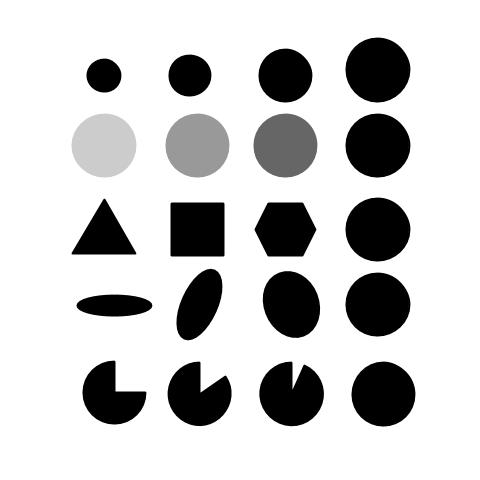
#> input picture UNED/computer-vision/pec2/data/blob.jpg, 480 x 480 px
$ python pec2_ej3a.py
#> lines starting #> are read from the running program, lines starting #| are printed output that depends on the picture; after the words box and inside, x2 and y2 are one past the last pixel; in counts of white or black regions, pixels touching at a corner belong together
import cv2 as cv
import numpy as np
import math

BLUR_K = 5

MORPH_K = 3
OPEN_IT = 2
CLOSE_IT = 0

MIN_AREA = 80
MAX_AREA = 150000

SOLIDITY_MIN = 0.96
CIRC_CIRCLE_MIN = 0.86
AR_CIRCLE_MAX = 1.25

AR_ELLIPSE_MIN = 1.35
CIRC_ELLIPSE_MIN = 0.50

EPS_FRAC_PERIM = 0.02

LAST_ROW_PERCENTILE = 80

SAVE_OVERLAY = True
OVERLAY_PATH = "data/ej3a_overlay.png"

def k_odd(v):
    return v if (v % 2 == 1) else (v + 1)

def safe_centroid(cnt):
    m = cv.moments(cnt)
    if abs(m["m00"]) < 1e-6:
        x, y, w, h = cv.boundingRect(cnt)
        return (x + w // 2, y + h // 2)
    cx = int(m["m10"] / m["m00"])
    cy = int(m["m01"] / m["m00"])
    return (cx, cy)

def color_gris_por_v(v):
    if v < 50:
        return "negro"
    if v < 130:
        return "gris_oscuro"
    if v < 180:
        return "gris_medio"
    return "gris_claro"

def missing_pct_enclosing_circle(cnt):
    a = float(cv.contourArea(cnt))
    (_, _), r = cv.minEnclosingCircle(cnt)
    full = math.pi * (r * r)
    if full < 1e-6:
        return None
    pct = (1.0 - a / full) * 100.0
    return max(0.0, min(100.0, pct))

def approx_poly_sides(cnt, eps_frac):
    per = float(cv.arcLength(cnt, True))
    approx = cv.approxPolyDP(cnt, eps_frac * per, True)
    return int(len(approx)), approx

def classify_shape(cnt, cy, y_thr,
                   solidity_min, circ_circle_min, ar_circle_max,
                   ar_ellipse_min, circ_ellipse_min):
    area = float(cv.contourArea(cnt))
    perim = float(cv.arcLength(cnt, True))
    circ = (4.0 * math.pi * area) / (perim * perim + 1e-6)

    hull = cv.convexHull(cnt)
    hull_area = float(cv.contourArea(hull))
    sol = (area / hull_area) if hull_area > 1e-6 else 0.0

    axis_ratio = None
    if len(cnt) >= 5:
        e = cv.fitEllipse(cnt)
        (_, _), (MA, ma), _ = e
        axis_ratio = float(max(MA, ma) / max(1e-6, min(MA, ma)))

    ar = axis_ratio if axis_ratio is not None else 999.0
    is_last_row = (cy > y_thr)

    if is_last_row and ar <= 1.30:
        shape = "circulo"
    elif sol >= solidity_min and circ >= circ_circle_min and ar <= ar_circle_max:
        shape = "circulo"
    elif sol >= solidity_min and ar >= ar_ellipse_min and circ >= circ_ellipse_min:
        shape = "elipse"
    else:
        shape = "otro"

    return shape, circ, sol, axis_ratio, is_last_row

img = cv.imread("data/blob.jpg")
#> img is the input picture: shape (480, 480, 3); min 0, max 255, mean 203

H, W = img.shape[:2]
#> H = 480; W = 480
gray = cv.cvtColor(img, cv.COLOR_BGR2GRAY)
hsv = cv.cvtColor(img, cv.COLOR_BGR2HSV)
#> hsv: shape (480, 480, 3); mean H, S, V 0, 0, 203

BLUR_K = k_odd(BLUR_K)
MORPH_K = k_odd(MORPH_K)

border = np.concatenate([
    gray[:10, :].ravel(),
    gray[-10:, :].ravel(),
    gray[:, :10].ravel(),
    gray[:, -10:].ravel()
])
#> border = 19200 values from 255 to 255
bg_med = int(np.median(border))
#> bg_med = 255
thr = max(0, min(255, bg_med - 10))
#> thr = 245

g = cv.GaussianBlur(gray, (BLUR_K, BLUR_K), 0)
bw = cv.threshold(g, thr, 255, cv.THRESH_BINARY_INV)[1]
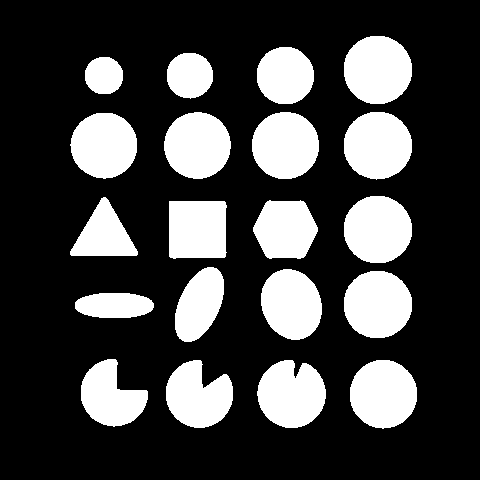
#> bw: shape (480, 480); 26% white; 20 white regions, largest, box (x1, y1, x2, y2) and area: (344, 36, 412, 104) 3692, (344, 271, 412, 338) 3644, (344, 196, 412, 263) 3643

ker = cv.getStructuringElement(cv.MORPH_ELLIPSE, (MORPH_K, MORPH_K))
if OPEN_IT > 0:
    bw = cv.morphologyEx(bw, cv.MORPH_OPEN, ker, iterations=OPEN_IT)
#> bw: shape (480, 480); 26% white; 20 white regions, largest, box (x1, y1, x2, y2) and area: (344, 36, 412, 104) 3689, (344, 112, 412, 180) 3641, (344, 196, 412, 263) 3640
if CLOSE_IT > 0:
    bw = cv.morphologyEx(bw, cv.MORPH_CLOSE, ker, iterations=CLOSE_IT)

nlab, lab, stats, _ = cv.connectedComponentsWithStats(bw, connectivity=8)
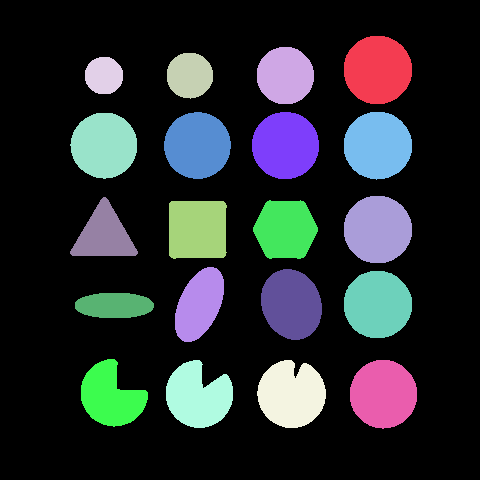
#> lab: shape (480, 480) int32; 21 distinct labels, from 0 to 20; one colour per label, 0 black
#> nlab = 21; stats = 21 rows, first 6: [0, 0, 480, 480, 170515], [344, 36, 68, 68, 3689], [257, 47, 57, 57, 2596], [167, 53, 46, 46, 1677], [85, 57, 38, 37, 1139], [70, 113, 67, 66, 3451]

valid = []
cys = []

for lbl in range(1, nlab):
    area_cc = stats[lbl, cv.CC_STAT_AREA]
    if area_cc < MIN_AREA or area_cc > MAX_AREA:
        continue

    mask = (lab == lbl).astype(np.uint8) * 255
    cnts, _ = cv.findContours(mask, cv.RETR_EXTERNAL, cv.CHAIN_APPROX_NONE)
    if not cnts:
        continue
    cnt = max(cnts, key=cv.contourArea)
    if cv.contourArea(cnt) < 1e-6:
        continue

    cx, cy = safe_centroid(cnt)
    valid.append((lbl, mask, cnt, cx, cy))
    cys.append(cy)
#> this loop made 20 passes
#> (area_cc, cx, cy) on passes 1 to 12: (3689, 377, 69), (2596, 284, 75), (1677, 189, 75), (1139, 103, 75), (3451, 103, 145), (3512, 196, 145), (3566, 284, 145), (3641, 377, 145), (2248, 103, 234), (3640, 377, 229), (3244, 197, 229), (2983, 284, 229)
#> pass 1, `mask = (lab == lbl).astype(np.uint8) * 255`:
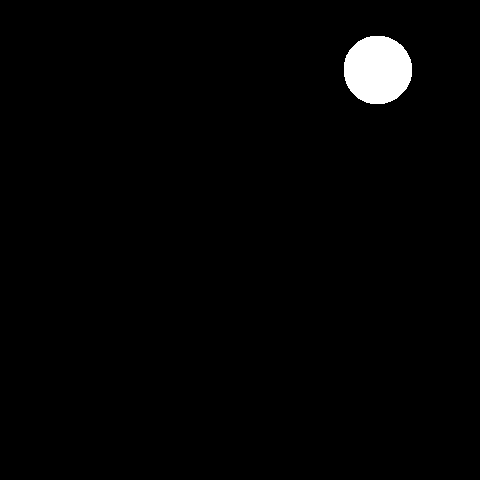
#> mask: shape (480, 480); 1.6% white; 1 white region, box (x1, y1, x2, y2) and area: (344, 36, 412, 104) 3689
#> after the loop:
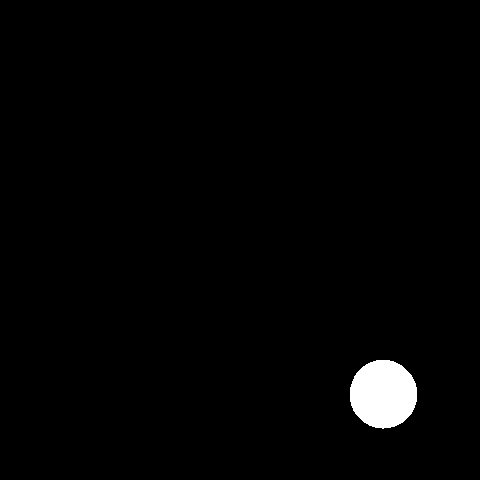
#> mask: shape (480, 480); 1.6% white; 1 white region, box (x1, y1, x2, y2) and area: (350, 360, 417, 429) 3636
#> after the loop, cys = [69, 75, 75, 75, 145, 145, 145, 145, 234, 229, 229, 229, 304, 303, 304, 305, 396, 396, 394, 393]; valid = 20 items


y_thr = float(np.percentile(np.array(cys, dtype=np.float32), LAST_ROW_PERCENTILE))
#> y_thr = 322.6

overlay = img.copy()
cv.line(overlay, (0, int(y_thr)), (W - 1, int(y_thr)), (0, 255, 255), 2)
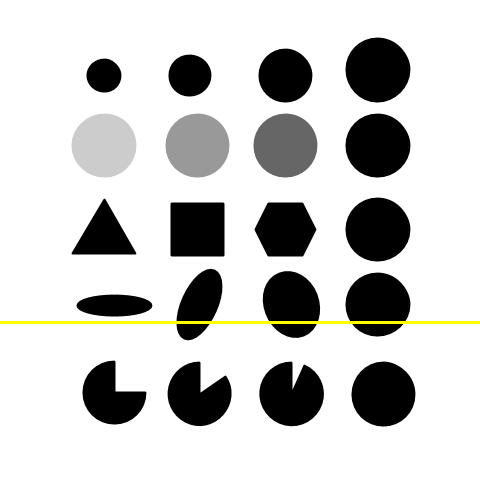
#> overlay: shape (480, 480, 3); 0.62% of pixels changed, all inside (x1, y1, x2, y2) = (0, 321, 480, 324)

resultados = []

for lbl, mask, cnt, cx, cy in valid:
    area = float(cv.contourArea(cnt))
    perim = float(cv.arcLength(cnt, True))

    shape, circularity, solidity, axis_ratio, is_last_row = classify_shape(
        cnt, cy, y_thr,
        SOLIDITY_MIN, CIRC_CIRCLE_MIN, AR_CIRCLE_MAX,
        AR_ELLIPSE_MIN, CIRC_ELLIPSE_MIN
    )

    v = cv.split(hsv)[2]
    v_mean = cv.mean(v, mask=mask)[0]
    color = color_gris_por_v(v_mean)

    missing_pct = missing_pct_enclosing_circle(cnt) if is_last_row else None

    if shape in ("circulo", "elipse") and not is_last_row:
        straight_edges = 0
        approx = None
    elif is_last_row:
        straight_edges = 2
        approx = None
    else:
        straight_edges, approx = approx_poly_sides(cnt, EPS_FRAC_PERIM)

    resultados.append({
        "id": int(lbl),
        "centro": (int(cx), int(cy)),
        "area": float(area),
        "perim": float(perim),
        "circularity": float(circularity),
        "solidity": float(solidity),
        "axis_ratio": None if axis_ratio is None else float(axis_ratio),
        "shape": shape,
        "color": color,
        "straight_edges": int(straight_edges),
        "missing_pct": None if missing_pct is None else float(missing_pct),
        "is_last_row": bool(is_last_row),
        "cnt": cnt,
        "approx": approx
    })
#> this loop made 20 passes
#> (cx, cy, circ in classify_shape, hull_area in classify_shape, sol in classify_shape, e in classify_shape) on passes 17 to 20: (109, 396, 0.659, 3201, 0.862, ((110.8, 395.2), (56.86, 70.06), 135.1)), (197, 396, 0.639, 3471, 0.896, ((197.9, 395.7), (61.58, 68.88), 119.3)), (290, 394, 0.704, 3598, 0.963, ((290.9, 394.8), (64.22, 68.71), 105.2)), (382, 393, 0.905, 3578, 0.99, ((382.9, 393.7), (66.58, 67.74), 173.7))
#> (cx, cy, circ in classify_shape, hull_area in classify_shape, sol in classify_shape, e in classify_shape) on passes 9, 11: (103, 234, 0.617, 2203, 0.979, ((103.6, 234.5), (59.4, 61.86), 84.39)), (197, 229, 0.801, 3204.5, 0.978, ((197, 229), (65.47, 65.64), 49.6))
#> after the loop, resultados = 20 items

areas_round = [r["area"] for r in resultados if r["shape"] in ("circulo", "elipse")]
#> areas_round = [3592.5, 2515.5, 1612, 1085.5, 3357, 3417, 3471, 3544.5, 3544, 2481, 3273, 3544, 1556.5, 2758, 3110.5, 3463.5, 3540.5]
if len(areas_round) >= 3:
    t1 = float(np.percentile(np.array(areas_round, dtype=np.float32), 33))
#> t1 = 2856.7
    t2 = float(np.percentile(np.array(areas_round, dtype=np.float32), 66))
#> t2 = 3467.7
else:
    t1, t2 = 2500.0, 9000.0

for r in resultados:
    if r["area"] < t1:
        r["size"] = "S"
    elif r["area"] < t2:
        r["size"] = "M"
    else:
        r["size"] = "L"
#> this loop made 20 passes

for r in resultados:
    cnt = r["cnt"]
    cv.drawContours(overlay, [cnt], -1, (0, 255, 0), 2)

    if r["shape"] == "circulo":
        (ccx, ccy), rr = cv.minEnclosingCircle(cnt)
        cv.circle(overlay, (int(ccx), int(ccy)), int(rr), (0, 0, 255), 2)

    if r["shape"] == "elipse" and len(cnt) >= 5:
        e = cv.fitEllipse(cnt)
        cv.ellipse(overlay, e, (255, 0, 0), 2)

    if r["approx"] is not None and len(r["approx"]) >= 3:
        cv.polylines(overlay, [r["approx"]], True, (255, 255, 0), 2)
#> this loop made 20 passes
#> (ccx, ccy, rr) on passes 1, 2, 3, 4, 5, 6, 7, 8, 10, 14, 15, 17: (377.2, 69.46, 34.42), (285, 75.02, 28.85), (189.4, 75, 23.37), (103.5, 75.17, 19.21), (103.4, 144.8, 33.4), (196.9, 145, 33.52), (284.9, 145.1, 33.73), (377.4, 145.2, 34.29), (377.4, 228.8, 34.33), (291.2, 304, 35.97), (377.3, 303.9, 34.39), (113.8, 392.2, 33.91)
#> e on passes 13, 16: ((199, 304), (39.88, 79.28), 23.69), ((113.9, 305), (24.75, 80.57), 90.05)
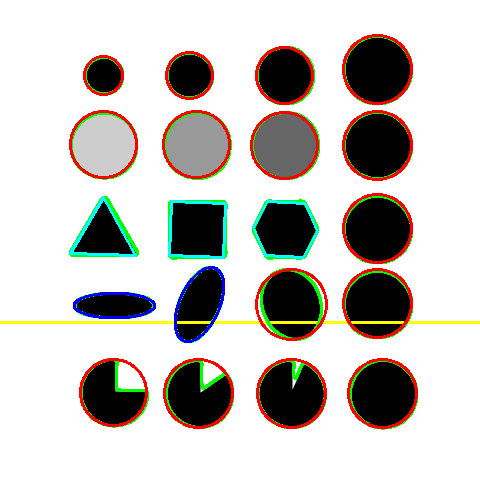
#> overlay: shape (480, 480, 3); 6.94% of pixels changed, all inside (x1, y1, x2, y2) = (69, 34, 418, 430)

print("Segmentación (fondo):")
print(f"mediana borde = {bg_med}")
#| mediana borde = 255
print(f"umbral thr    = {thr}  (objeto si gray < thr)")
#| umbral thr    = 245  (objeto si gray < thr)
print(f"MORPH: k={MORPH_K}, OPEN_IT={OPEN_IT}, CLOSE_IT={CLOSE_IT}\n")

print("Informe:")
print(f"Total blobs: {len(resultados)}")
#| Total blobs: 20
print(f"Y umbral última fila {LAST_ROW_PERCENTILE}: {y_thr:.1f}\n")
#| Y umbral última fila 80: 322.6

by_shape = {}
by_color = {}
by_size = {}

for r in resultados:
    by_shape[r["shape"]] = by_shape.get(r["shape"], 0) + 1
    by_color[r["color"]] = by_color.get(r["color"], 0) + 1
    by_size[r["size"]] = by_size.get(r["size"], 0) + 1
#> after the loop, by_color = {'negro': 16, 'gris_claro': 1, 'gris_medio': 1, 'gris_oscuro': 2}; by_shape = {'circulo': 15, 'otro': 3, 'elipse': 2}; by_size = {'L': 6, 'S': 7, 'M': 7}

print("Conteo por forma:")
for k in sorted(by_shape.keys()):
    print(f"  - {k}: {by_shape[k]}")
#> this loop made 3 passes
#> k on passes 1 to 3: 'circulo', 'elipse', 'otro'
#|   - circulo: 15
#|   - elipse: 2
#|   - otro: 3

print("\nConteo por tamaño:")
for k in sorted(by_size.keys()):
    print(f"  - {k}: {by_size[k]}")
#> this loop made 3 passes
#|   - L: 6
#|   - M: 7
#|   - S: 7

print("\nConteo por color:")
for k in sorted(by_color.keys()):
    print(f"  - {k}: {by_color[k]}")
#> this loop made 4 passes
#|   - gris_claro: 1
#|   - gris_medio: 1
#|   - gris_oscuro: 2
#|   - negro: 16

print("\nDetalle por blob:")
print(" id | centro(x,y) | area | circ | sol | ar  | forma  | tam | color       | lados | cuña%")
print("----+-------------+------+------+-----+-----+--------+-----+-------------+-------+------")

for r in sorted(resultados, key=lambda d: d["id"]):
    ar = r["axis_ratio"]
    ar_str = " - " if ar is None else f"{ar:4.2f}"
    miss = r["missing_pct"]
    miss_str = " - " if miss is None else f"{miss:5.1f}"

    print(f"{r['id']:3d} | ({r['centro'][0]:4d},{r['centro'][1]:4d}) | "
          f"{r['area']:5.0f} | {r['circularity']:.2f} | {r['solidity']:.2f} | {ar_str:>4} | "
          f"{r['shape']:^6} | {r['size']:^3} | {r['color']:^11} | "
          f"{r['straight_edges']:5d} | {miss_str}")
#> this loop made 20 passes
#> (ar, ar_str) on passes 1 to 12: (1, '1.00'), (1.01, '1.01'), (1.02, '1.02'), (1.03, '1.03'), (1.01, '1.01'), (1, '1.00'), (1, '1.00'), (1.01, '1.01'), (1.04, '1.04'), (1.01, '1.01'), (1, '1.00'), (1.02, '1.02')
#|   1 | ( 377,  69) |  3592 | 0.91 | 0.99 | 1.00 | circulo |  L  |    negro    |     0 |  -
#|   2 | ( 284,  75) |  2516 | 0.91 | 0.99 | 1.01 | circulo |  S  |    negro    |     0 |  -
#|   3 | ( 189,  75) |  1612 | 0.91 | 0.99 | 1.02 | circulo |  S  |    negro    |     0 |  -
#|   4 | ( 103,  75) |  1086 | 0.92 | 0.99 | 1.03 | circulo |  S  |    negro    |     0 |  -
#|   5 | ( 103, 145) |  3357 | 0.89 | 0.99 | 1.01 | circulo |  M  | gris_claro  |     0 |  -
#|   6 | ( 196, 145) |  3417 | 0.89 | 0.99 | 1.00 | circulo |  M  | gris_medio  |     0 |  -
#|   7 | ( 284, 145) |  3471 | 0.91 | 0.99 | 1.00 | circulo |  L  | gris_oscuro |     0 |  -
#|   8 | ( 377, 145) |  3544 | 0.90 | 0.99 | 1.01 | circulo |  L  |    negro    |     0 |  -
#> (further printed lines are left out)


bw_bgr = cv.cvtColor(bw, cv.COLOR_GRAY2BGR)
vista = np.hstack([img, bw_bgr, overlay])
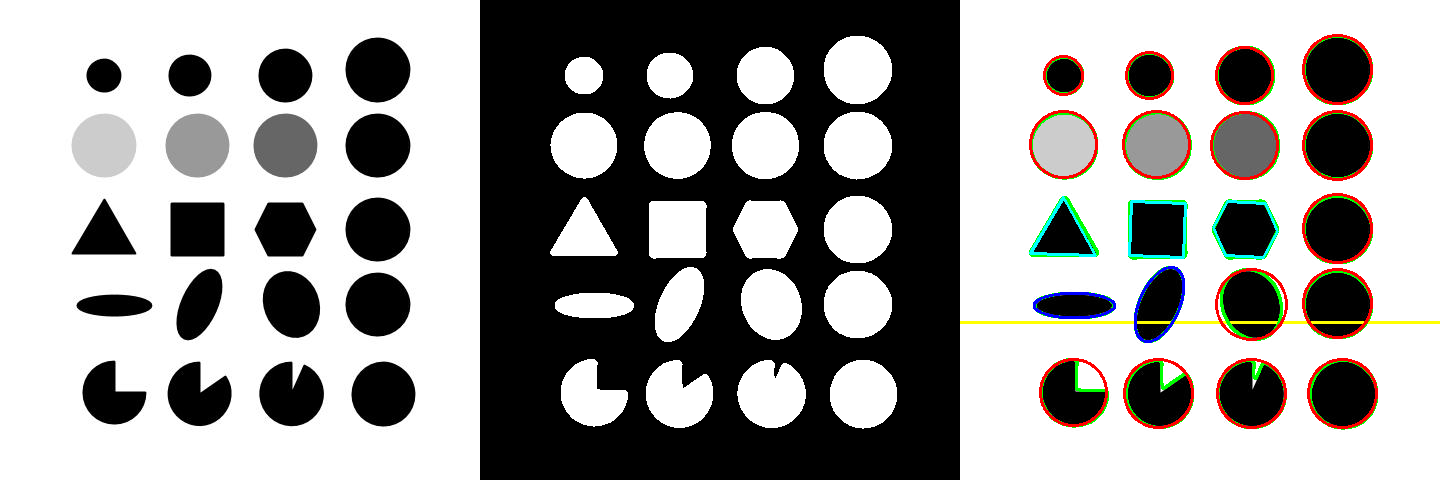
#> vista: shape (480, 1440, 3); mean B, G, R 153, 154.6, 155.7

cv.namedWindow("vista", cv.WINDOW_NORMAL)
cv.imshow("vista", vista)

if SAVE_OVERLAY:
    cv.imwrite(OVERLAY_PATH, overlay)
    print(f"Overlay guardado en: {OVERLAY_PATH}")

cv.waitKey(0)
cv.destroyAllWindows()

$ run again, with UNED/computer-vision/pec2/data/formulario.png saved as UNED/computer-vision/pec2/data/blob.jpg
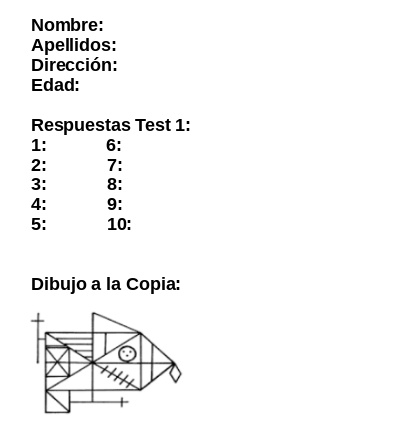
#> input picture UNED/computer-vision/pec2/data/formulario.png, 394 x 432 px
#> img is the input picture: shape (432, 394, 3); min 0, max 255, mean 246.2
#> hsv: shape (432, 394, 3); mean H, S, V 0, 0, 246.2
#> border = 16520 values from 255 to 255
#> bg_med = 255
#> thr = 245
#> lab: shape (432, 394) int32; 22 distinct labels, from 0 to 21
#> nlab = 22; stats = 22 rows, first 6: [0, 0, 394, 432, 152958], [30, 16, 74, 17, 953], [30, 36, 88, 37, 2300], [30, 76, 50, 17, 692], [30, 117, 102, 20, 1324], [134, 117, 38, 16, 468]
#> the loop `for lbl in range(1, nlab):` made 21 passes
#> (area_cc, cx, cy) on passes 1 to 8: (953, 65, 25), (2300, 72, 55), (692, 53, 84), (1324, 79, 125), (468, 153, 124), (184, 182, 125), (184, 38, 145), (216, 112, 144)
#> after the loop `for lbl in range(1, nlab):`:
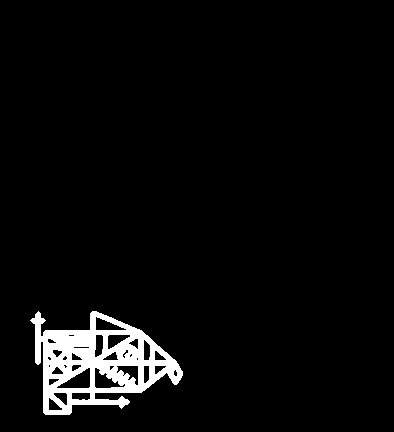
#> mask: shape (432, 394); 4.3% white; 1 white region, box (x1, y1, x2, y2) and area: (30, 311, 183, 415) 7237
#> after the loop `for lbl in range(1, nlab):`: cys = [25, 55, 84, 125, 124, 125, 145, 144, 165, 163, 183, 183, 203, 203, 223, 223, 284, 284, 284, 284, 363]; valid = 21 items
#> y_thr = 284
#> the loop `for lbl, mask, cnt, cx, cy in valid:` made 21 passes
#> (cx, cy, circ in classify_shape, hull_area in classify_shape, sol in classify_shape, e in classify_shape) on pass 21: (98, 363, 0.286, 11743.5, 0.793, ((95.19, 361.5), (93.78, 150.3), 87.34))
#> after the loop `for lbl, mask, cnt, cx, cy in valid:`: resultados = 21 items
#> areas_round = []
#> the loop `for r in resultados:` made 21 passes
#| mediana borde = 255
#| umbral thr    = 245  (objeto si gray < thr)
#| Total blobs: 21
#| Y umbral última fila 80: 284.0
#> after the loop `for r in resultados:`: by_color = {'gris_medio': 20, 'gris_claro': 1}; by_shape = {'otro': 21}; by_size = {'S': 20, 'L': 1}
#> the loop `for k in sorted(by_shape.keys()):` made 1 pass
#> k on pass 1: 'otro'
#> (printed output is left out)
#> the loop `for k in sorted(by_size.keys()):` made 2 passes
#> (printed output is left out)
#> the loop `for k in sorted(by_color.keys()):` made 2 passes
#> (printed output is left out)
#> the loop `for r in sorted(resultados, key=lambda d: d["id"]):` made 21 passes
#> (ar, ar_str, miss_str) on passes 1 to 8: (6.52, '6.52', ' - '), (2.23, '2.23', ' - '), (3.87, '3.87', ' - '), (8.81, '8.81', ' - '), (2.88, '2.88', ' - '), (1.08, '1.08', ' - '), (1.08, '1.08', ' - '), (1.17, '1.17', ' - ')
#> (printed output is left out)
#> bw_bgr: shape (432, 394, 3); 10.1% white; 21 white regions, largest, box (x1, y1, x2, y2) and area: (30, 311, 183, 415) 7237, (30, 36, 118, 73) 2300, (30, 117, 132, 137) 1324
#> `vista = np.hstack([img, bw_bgr, overlay])`:
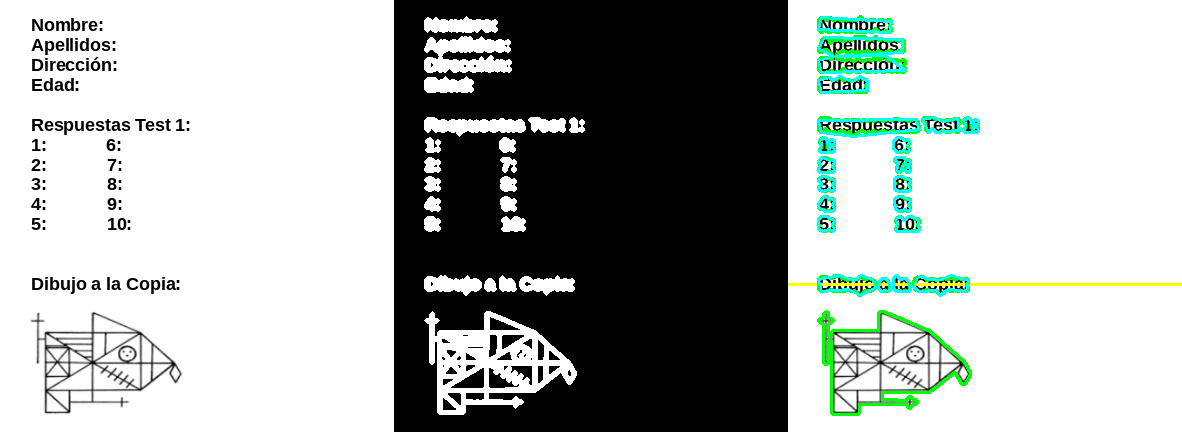
#> vista: shape (432, 1182, 3); mean B, G, R 170.6, 173.4, 168.2
